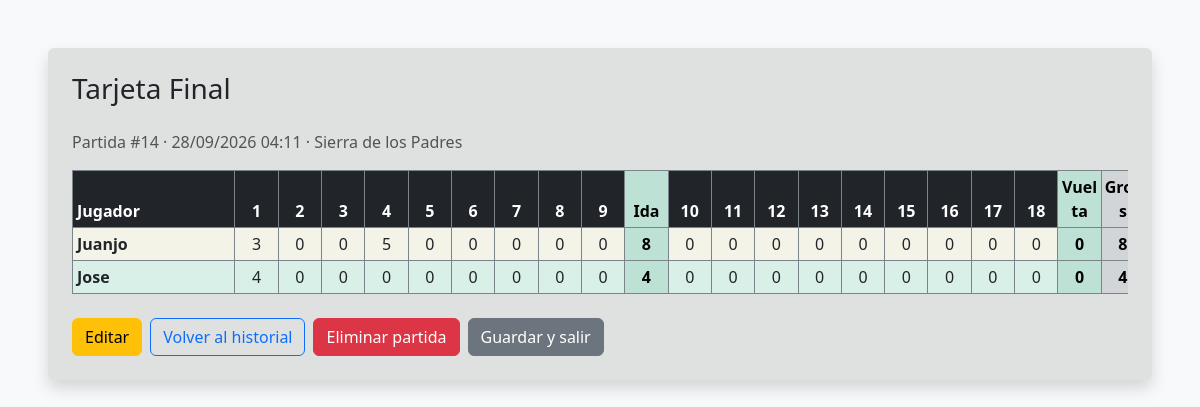
The app's page /finalizar_partida.php?partida_id=14 (signed in) with its own data.
### tables this page shows
CREATE TABLE `partidas` (
  `id` int NOT NULL AUTO_INCREMENT,
  `cancha_id` int DEFAULT NULL,
  `fecha` timestamp NULL DEFAULT CURRENT_TIMESTAMP,
  `bocha` enum('blanca','azul','roja') DEFAULT NULL,
  `jugadores_ids` json DEFAULT NULL,
  PRIMARY KEY (`id`),
  KEY `cancha_id` (`cancha_id`),
  CONSTRAINT `partidas_ibfk_1` FOREIGN KEY (`cancha_id`) REFERENCES `canchas` (`id`)
);

CREATE TABLE `canchas` (
  `id` int NOT NULL AUTO_INCREMENT,
  `nombre` varchar(100) NOT NULL,
  `pares` json NOT NULL,
  `slope` float DEFAULT '126',
  `rating` float DEFAULT '71.5',
  PRIMARY KEY (`id`)
);

CREATE TABLE `jugadores` (
  `id` int NOT NULL AUTO_INCREMENT,
  `nombre` varchar(100) DEFAULT NULL,
  `handicap_actual` float DEFAULT NULL,
  `historial_scores` json DEFAULT NULL,
  PRIMARY KEY (`id`)
);

CREATE TABLE `scores` (
  `id` int NOT NULL AUTO_INCREMENT,
  `partida_id` int DEFAULT NULL,
  `jugador_id` int DEFAULT NULL,
  `hoyo` int DEFAULT NULL,
  `golpes` int DEFAULT NULL,
  `putts` int DEFAULT NULL,
  PRIMARY KEY (`id`),
  KEY `partida_id` (`partida_id`),
  KEY `jugador_id` (`jugador_id`),
  CONSTRAINT `scores_ibfk_1` FOREIGN KEY (`partida_id`) REFERENCES `partidas` (`id`),
  CONSTRAINT `scores_ibfk_2` FOREIGN KEY (`jugador_id`) REFERENCES `jugadores` (`id`)
);

### finalizar_partida.php (the view, shortened to what this page needs)
<?php
require 'conexion.php';
$partida_id = $_GET['partida_id'];
$fecha_historial = $_GET['fecha'] ?? '';
if (!preg_match('/^\d{4}-\d{2}-\d{2}$/', $fecha_historial)) {
    $fecha_historial = '';
} else {
    [$anio_historial, $mes_historial, $dia_historial] = array_map('intval', explode('-', $fecha_historial));
    if (!checkdate($mes_historial, $dia_historial, $anio_historial)) {
        $fecha_historial = '';
    }
}
$stmt = $pdo->prepare("SELECT p.fecha, c.nombre AS cancha FROM partidas p LEFT JOIN canchas c ON c.id = p.cancha_id WHERE p.id = ?");
$stmt->execute([$partida_id]);
$partida = $stmt->fetch();
$stmt = $pdo->prepare("SELECT * FROM scores WHERE partida_id = ? ORDER BY hoyo ASC");
$stmt->execute([$partida_id]);
$todos_los_scores = $stmt->fetchAll();
$stmt = $pdo->prepare("SELECT j.id, j.nombre, j.handicap_actual
                       FROM jugadores j
                       JOIN scores s ON j.id = s.jugador_id
                       WHERE s.partida_id = ?
                       GROUP BY j.id");
$stmt->execute([$partida_id]);
$jugadores = $stmt->fetchAll();
$scores_por_jugador = [];
foreach ($todos_los_scores as $score) {
    $scores_por_jugador[$score['jugador_id']][$score['hoyo']] = (int)$score['golpes'];
}
?>
<!DOCTYPE html>
<html lang="es">
<head>
    <link href="https://cdn.jsdelivr.net/npm/bootstrap@5.3.0/dist/css/bootstrap.min.css" rel="stylesheet">
    <link href="estilos.css" rel="stylesheet">
</head>
<body class="bg-light">
    <div class="container-fluid mt-5 mb-5 px-3 px-lg-5">
        <div class="card shadow mx-auto" style="max-width: 1500px;">
            <div class="card-body p-4">
                <h1 class="h3 mb-4">Tarjeta Final</h1>
                <?php if ($partida): ?>
                    <p class="text-muted">Partida #<?php echo (int)$partida_id; ?> · <?php echo date('d/m/Y H:i', strtotime($partida['fecha'])); ?> · <?php echo htmlspecialchars($partida['cancha'] ?? 'Cancha no disponible'); ?></p>
                <?php endif; ?>
                <div class="table-responsive">
                    <table class="table table-bordered table-sm align-middle text-center scorecard-table mb-4">
                        <thead class="table-dark">
                            <tr>
                                <th scope="col" class="text-start">Jugador</th>
                                <?php for ($i = 1; $i <= 18; $i++): ?>
                                    <th scope="col"><?php echo $i; ?></th>
                                    <?php if ($i === 9): ?><th scope="col" class="score-summary">Ida</th><?php endif; ?>
                                    <?php if ($i === 18): ?><th scope="col" class="score-summary">Vuelta</th><?php endif; ?>
                                <?php endfor; ?>
                                <th scope="col" class="score-summary score-summary-gross">Gross</th>
                            </tr>
                        </thead>
                        <tbody>
                            <?php foreach ($jugadores as $indice => $j): ?>
                                <?php
                                $gross = 0;
                                $ida = 0;
                                $vuelta = 0;
                                ?>
                                <tr class="<?php echo $indice % 2 === 0 ? 'score-row-chalk' : 'score-row-aqua'; ?>">
                                    <th scope="row" class="text-start"><?php echo htmlspecialchars($j['nombre']); ?></th>
                                    <?php for ($i = 1; $i <= 18; $i++): ?>
                                        <?php
                                        $golpes_hoyo = $scores_por_jugador[$j['id']][$i] ?? 0;
                                        $gross += $golpes_hoyo;
                                        if ($i <= 9) {
                                            $ida += $golpes_hoyo;
                                        } else {
                                            $vuelta += $golpes_hoyo;
                                        }
                                        ?>
                                        <td><?php echo $golpes_hoyo; ?></td>
                                        <?php if ($i === 9): ?><td class="score-summary"><?php echo $ida; ?></td><?php endif; ?>
                                        <?php if ($i === 18): ?><td class="score-summary"><?php echo $vuelta; ?></td><?php endif; ?>
                                    <?php endfor; ?>
                                    <td class="score-summary score-summary-gross"><?php echo $gross; ?></td>
                                </tr>
                            <?php endforeach; ?>
                        </tbody>
                    </table>
                </div>
                <div class="d-flex flex-wrap gap-2">
                    <a href="jugar.php?partida_id=<?php echo urlencode($partida_id); ?>&amp;hoyo=1&amp;modo=editar" class="btn btn-warning">Editar</a>
                    <a href="listar_partidas.php<?php echo $fecha_historial !== '' ? '?fecha=' . urlencode($fecha_historial) : ''; ?>" class="btn btn-outline-primary">Volver al historial</a>
                    <button type="button" class="btn btn-danger" data-bs-toggle="modal" data-bs-target="#confirmarEliminarPartida">Eliminar partida</button>
                    <a href="panel.php" class="btn btn-secondary">Guardar y salir</a>
                </div>
            </div>
        </div>
    </div>
</body>
</html>

### estilos.css (style rules this page uses)
body { min-height: 100vh; isolation: isolate; background-color: #f8f9fa; background-image: none; }
.card, .alert { background-color: rgba(200, 200, 200, 0.5) !important; border: none; }

### finalizar_partida.php (style rules this page uses)
.score-row-chalk > * { background-color: #f4f3e8 !important; }
.score-row-aqua > * { background-color: #d9f0e8 !important; }
.scorecard-table { table-layout: fixed; min-width: 1160px; }
.scorecard-table th:not(:first-child), .scorecard-table td:not(:first-child) { width: 40px; padding-left: 2px; padding-right: 2px; }
.scorecard-table th:first-child, .scorecard-table td:first-child { width: 150px; }
.scorecard-table { border-collapse: collapse; }
.scorecard-table th, .scorecard-table td { border: 1px solid #7b8589 !important; }
.scorecard-table .score-summary { width: 64px; background-color: #bde2d5 !important; color: #000 !important; font-weight: 700; }
.scorecard-table .score-summary-gross { background-color: #d1d5d8 !important; }

### records on screen
partidas: fecha "28/09/2026 04:11", cancha.nombre "Sierra de los Padres"
jugadores: nombre "Juanjo", id.jugador_id "3", id "0", id.hoyo "5", id.putts "0", ida "8", vuelta "0", gross "8"
jugadores: nombre "Jose", id "4", id "0", ida "4", vuelta "0", gross "4"

### other values on screen
$partida_id "14"
